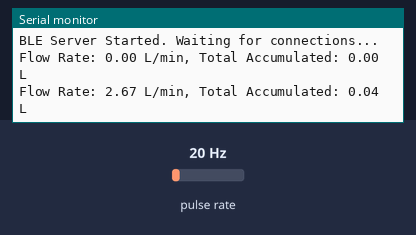
The program below on a simulated Seeed XIAO ESP32-C3. Shown: the last lines printed to the serial monitor. Wiring (inferred from the names in the program): pulse sensor: data GPIO 2. The inputs (shaded band) are chosen by the test bench; at power-on: pulse rate 20 Hz. Nothing arrives over Bluetooth unless stated; a phone connects over Bluetooth LE 3 s after start.

Above: at 4.2 s.
4.3 s: pulse rate (sensor on GPIO 2) set to 4 Hz
At 6.8 s:
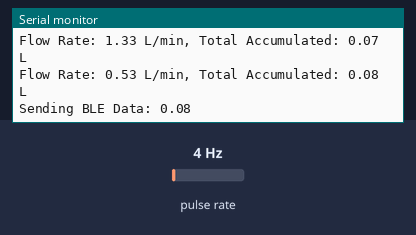
7.3 s: pulse rate (sensor on GPIO 2) set to 50 Hz
At 8.8 s:
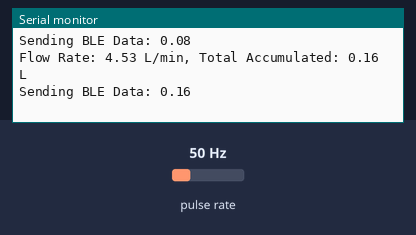
Timing chart, 0 to 10.3 s (numbered marks = the images above; inputs shaded):
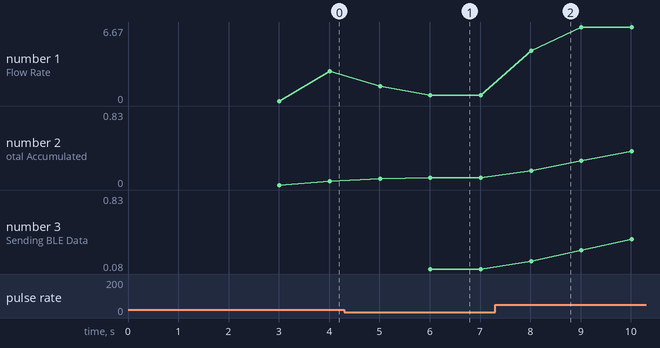

The program:

main.cpp
```cpp
#include <Arduino.h>
#include <BLEDevice.h>
#include <BLEServer.h>
#include <BLEUtils.h>
#include <BLE2902.h>

#define FLOW_SENSOR_PIN 2  // Directly connected to YF-S201 signal pin

// BLE Server Variables
BLEServer* pServer = NULL;
BLECharacteristic* pCharacteristic = NULL;
bool deviceConnected = false;
bool oldDeviceConnected = false;
unsigned long previousMillis = 0;
const long interval = 1000;  // BLE update interval (1 second)

// Flow Sensor Variables
volatile uint16_t pulseCount = 0;
float flowRate = 0.0;
float totalLiters = 0.0;
unsigned long lastTime = 0;

// BLE UUIDs
#define SERVICE_UUID        "6ffd810a-1f60-43df-aa2f-cb68a815285f"  // Unique service ID
#define CHARACTERISTIC_UUID "7ca0eada-bb21-4d31-8c72-e52221ea4409"  // Unique characteristic ID

// Interrupt Service Routine (ISR) for Flow Sensor
void IRAM_ATTR countPulse() {
    pulseCount++;
}

// BLE Server Callbacks
class MyServerCallbacks : public BLEServerCallbacks {
    void onConnect(BLEServer* pServer) {
        deviceConnected = true;
    };

    void onDisconnect(BLEServer* pServer) {
        deviceConnected = false;
    }
};

void setup() {
    Serial.begin(115200);
    delay(3000);
    Serial.println("Initializing BLE...");
    // Setup Flow Sensor
    pinMode(FLOW_SENSOR_PIN, INPUT_PULLUP);
    attachInterrupt(digitalPinToInterrupt(FLOW_SENSOR_PIN), countPulse, FALLING);  // Detect pulses

    // Setup BLE Server
    BLEDevice::init("YF-S201_Sensor");
    Serial.println("BLE Device Initialized as: YF-S201_Sensor");
    pServer = BLEDevice::createServer();
    pServer->setCallbacks(new MyServerCallbacks());

    BLEService *pService = pServer->createService(SERVICE_UUID);
    pCharacteristic = pService->createCharacteristic(
        CHARACTERISTIC_UUID,
        BLECharacteristic::PROPERTY_READ |
        BLECharacteristic::PROPERTY_NOTIFY
    );
    pCharacteristic->addDescriptor(new BLE2902());

    pService->start();

    // Start advertising BLE service
    BLEAdvertising *pAdvertising = BLEDevice::getAdvertising();
    pAdvertising->addServiceUUID(SERVICE_UUID);
    pAdvertising->setScanResponse(true);
    pAdvertising->setMinPreferred(0x06);
    pAdvertising->setMinPreferred(0x12);
    BLEDevice::startAdvertising();
    Serial.println("BLE is now advertising...");

    Serial.println("BLE Server Started. Waiting for connections...");
}

void loop() {
    unsigned long currentTime = millis();

    if (currentTime - lastTime >= 1000) {  // Every second
        detachInterrupt(FLOW_SENSOR_PIN);

        // Convert pulse count to flow rate in L/min
        flowRate = (pulseCount / 7.5);
        if (flowRate > 50.0) {  // 🚨 Limit max realistic flow rate
            Serial.println("⚠️ Warning: Unrealistic flow rate detected!");
            flowRate = 0.0;  // Ignore this reading
        }
        // Calculate total volume (Liters)
        totalLiters += (flowRate / 60.0); // Convert L/min to liters per second

        Serial.print("Flow Rate: ");
        Serial.print(flowRate);
        Serial.print(" L/min, Total Accumulated: ");
        Serial.print(totalLiters);
        Serial.println(" L");

        pulseCount = 0;  // Reset count
        lastTime = currentTime;

        attachInterrupt(digitalPinToInterrupt(FLOW_SENSOR_PIN), countPulse, FALLING);

        // Send data via BLE if connected
        if (deviceConnected) {
            char buffer[20];
            memset(buffer, 0, sizeof(buffer)); // Clear buffer to prevent corruption
            snprintf(buffer, sizeof(buffer), "%.2f", totalLiters);

            Serial.print("Sending BLE Data: ");
            Serial.println(buffer);  // Debug print to confirm full message is sent

            pCharacteristic->setValue(buffer);
            pCharacteristic->notify();
        }
    }

    // Manage BLE connection status
    if (!deviceConnected && oldDeviceConnected) {
        delay(500);
        pServer->startAdvertising();
        Serial.println("Restarting BLE Advertising...");
        oldDeviceConnected = deviceConnected;
    }

    if (deviceConnected && !oldDeviceConnected) {
        oldDeviceConnected = deviceConnected;
    }

    delay(1000);
}
```

Measured:
- after the input at 4.3 s, the serial monitor: prints a new line after 0.71 s (image 1)
- after the input at 7.3 s, the serial monitor: prints a new line after 0.71 s (image 2)
- plotted number 1: 2.67 → 0.53 after the input at 4.3 s, 0.53 → 6.67 after the input at 7.3 s
- plotted number 2: 0.04 → 0.08 after the input at 4.3 s, 0.08 → 0.83 after the input at 7.3 s
- plotted number 3: 0.08 → 0.83 after the input at 7.3 s
